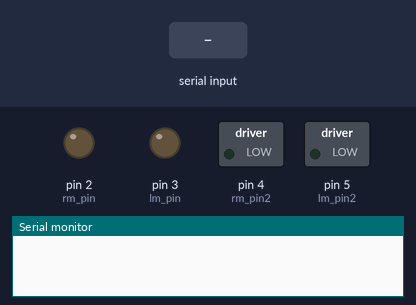
Simulated run of this sketch. Board: Arduino Uno, built with avr-gcc and run on an emulated ATmega328P. Parts: switched loads named in the sketch (green lamp = pin HIGH), output pins drawn as LEDs (lit = HIGH), the last lines printed to the serial monitor. The inputs (shaded band) are chosen by the test bench.

Above: at 1.7 s.
1.8 s: "F" received over Serial
At 2.3 s:
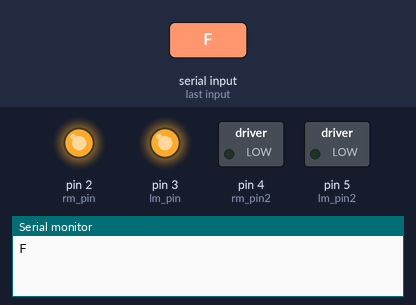
3.3 s: "B" received over Serial
At 4.5 s:
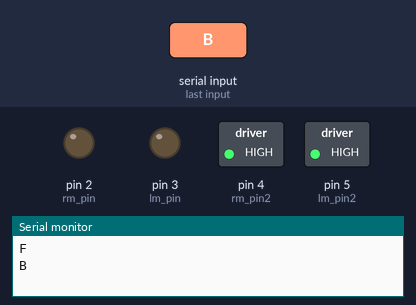
4.8 s: "L" received over Serial
At 5.8 s:
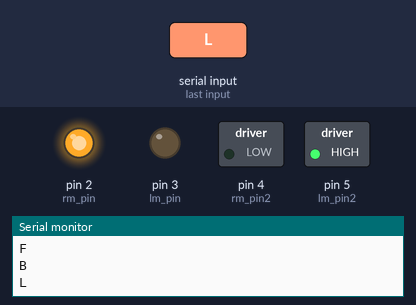
6.3 s: "S" received over Serial
At 6.9 s:
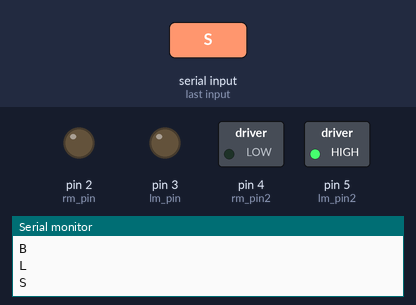
7.8 s: "R" received over Serial
At 8.1 s:
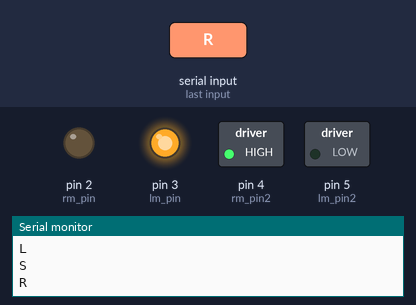
9.3 s: "S" received over Serial
At 10.4 s:
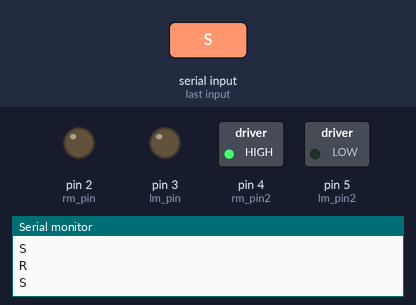
Timing chart, 0 to 11.8 s (numbered marks = the images above; inputs shaded):
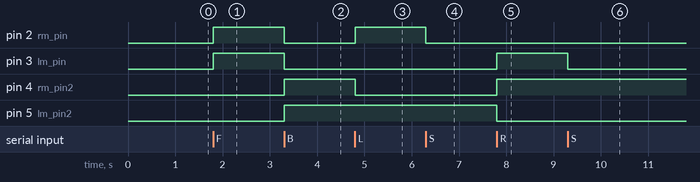

The sketch:

Bluetooth_RC.ino
```cpp
//Value declaration
//motors
int rm_pin=2;
int lm_pin=3;
int rm_pin2=4;
int lm_pin2=5;

char data ='S' ;
//defining the function

void forward()//both high
{
  digitalWrite(lm_pin,1);
  digitalWrite(rm_pin,1);
  digitalWrite(lm_pin2,0);
  digitalWrite(rm_pin2,0);
  }
void backward()//right high
{
  digitalWrite(lm_pin,0);
  digitalWrite(rm_pin,0);
  digitalWrite(lm_pin2,1);
  digitalWrite(rm_pin2,1);
  }
void left()//left high
{
  digitalWrite(lm_pin,0);
  digitalWrite(rm_pin,1);
  digitalWrite(lm_pin2,1);
  digitalWrite(rm_pin2,0);
  }

  void right()//left high
{
  digitalWrite(lm_pin,1);
  digitalWrite(rm_pin,0);
  digitalWrite(lm_pin2,0);
  digitalWrite(rm_pin2,1);
}
void STOP()//both LOW
{
  digitalWrite(lm_pin,0);
  digitalWrite(rm_pin,0);
  digitalWrite(lm_pin,0);
  digitalWrite(rm_pin,0);
  }


void setup() {
  // put your setup code here, to run once:
  Serial.begin(9600);
  delay(500);
  pinMode(rm_pin, OUTPUT);
  pinMode(lm_pin, OUTPUT);
  pinMode(rm_pin2, OUTPUT);
  pinMode(lm_pin2, OUTPUT);

}

void loop() {
  // put your main code here, to run repeatedly:
 if(Serial.available() > 0)
  {
     data = Serial.read();
     Serial.println(data);
     if(data == 'S')
        STOP();
     else if(data == 'F')
        forward();
     else if(data == 'B')
        backward();
     else if(data == 'L')
        left();
     else if(data == 'R')
        right();
  }
}
```

Measured:
- after the input at 1.8 s, pin 2 (rm_pin), pin 3 (lm_pin): LOW → HIGH at once
- after the input at 3.3 s, pin 2 (rm_pin), pin 3 (lm_pin): HIGH → LOW at once; pin 4 (rm_pin2), pin 5 (lm_pin2): LOW → HIGH at once
- after the input at 4.8 s, pin 2 (rm_pin): LOW → HIGH at once; pin 4 (rm_pin2): HIGH → LOW at once
- after the input at 6.3 s, pin 2 (rm_pin): HIGH → LOW at once
- after the input at 7.8 s, pin 3 (lm_pin), pin 4 (rm_pin2): LOW → HIGH at once; pin 5 (lm_pin2): HIGH → LOW at once
- after the input at 9.3 s, pin 3 (lm_pin): HIGH → LOW at once
